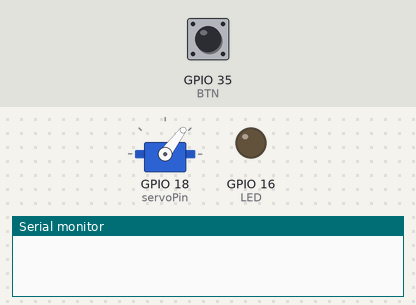
This sketch was run on a simulated ESP32. On the bench: servo, output pins drawn as LEDs (lit = HIGH), the last lines printed to the serial monitor. The inputs (shaded band) are chosen by the test bench; at power-on: GPIO 35 (BTN) HIGH. Servo pulses on a pin are drawn as a servo (544–2400 µs = 0–180°).

Above: at 1.2 s.
1.3 s: GPIO 35 (BTN) pulled LOW for 0.15 s
At 1.8 s:
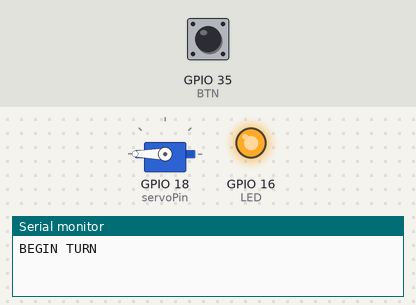
2.9 s: GPIO 35 (BTN) pulled LOW for 1 s
At 3.5 s:
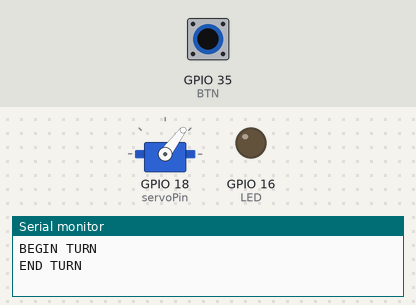
5.4 s: GPIO 35 (BTN) pulled LOW for 3.2 s
At 5.9 s:
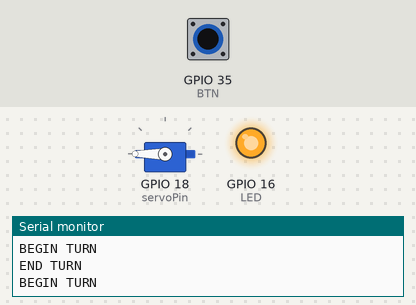
10.1 s: GPIO 35 (BTN) pulsed LOW 2 times (0.12 s each, 0.3 s apart)
At 10.46 s:
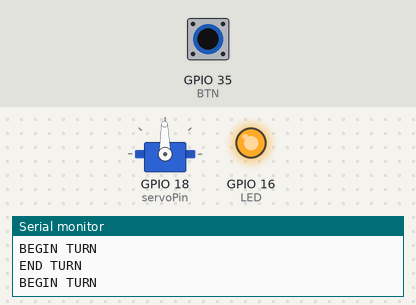
Timing chart, 0 to 13.1 s (numbered marks = the images above; inputs shaded):
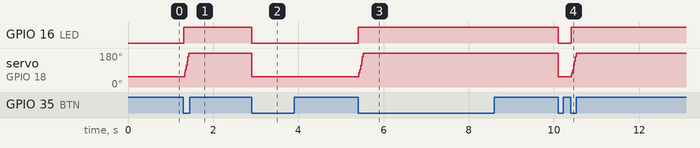

Measured:
- after the input at 1.3 s, GPIO 16 (LED): LOW → HIGH at once; servo on GPIO 18 (servoPin): 53° → 180° at once
- after the input at 2.9 s, GPIO 16 (LED): HIGH → LOW at once; servo on GPIO 18 (servoPin): 180° → 53° at once
- after the input at 5.4 s, GPIO 16 (LED): LOW → HIGH at once; servo on GPIO 18 (servoPin): 53° → 180° at once
- after the input at 10.1 s, GPIO 16 (LED): HIGH → LOW at once, → HIGH 0.30 s later; servo on GPIO 18 (servoPin): 180° → 53° at once, → 180° 0.31 s later

The sketch:

Lab06_3.ino
```cpp
#define BTN 35

// Recommended PWM GPIO pins on the ESP32 include 2,4,12-19,21-23,25-27,32-33
const int LED = 16;
const int servoPin = 18;
int pos = 0;

const int freq = 50;
const int servoChannel = 0;
const int resolution = 8;

bool prevState = false;
bool prevLEDState = false;

void write(double ang){
  int dutyCycle = (ang/180)*255;
  ledcWrite(servoChannel, dutyCycle);
}

portMUX_TYPE synch = portMUX_INITIALIZER_UNLOCKED;
void IRAM_ATTR IO_INT_ISR()
{
  portENTER_CRITICAL(&synch);
  // Toggle The LED

  if(digitalRead(LED) && !digitalRead(BTN)){
    digitalWrite(LED, LOW);
    write(10);
    delay(10);
    Serial.println("END TURN");
  }

  portEXIT_CRITICAL(&synch);
}

void setup() {
  // attach the channel to the GPIO to be controlled
  ledcAttachPin(servoPin, servoChannel);

  // configure LED PWM functionalitites
  ledcSetup(servoChannel, freq, resolution);

  Serial.begin(9600);
  pinMode(BTN, INPUT);
  pinMode(LED, OUTPUT);
  attachInterrupt(BTN, IO_INT_ISR, FALLING);
}

void loop() {
  if(prevState && !digitalRead(BTN) && !prevLEDState){
    prevState = false;

    Serial.println("BEGIN TURN");

digitalWrite(LED, HIGH);
    for (pos = 10; pos <= 168; pos += 1) {
      write(pos);
      delay(10);
    }

  } else { prevState = digitalRead(BTN); }
  prevLEDState = digitalRead(LED);

  if(!digitalRead(LED))
    write(10);

  delay(10);
}
```
